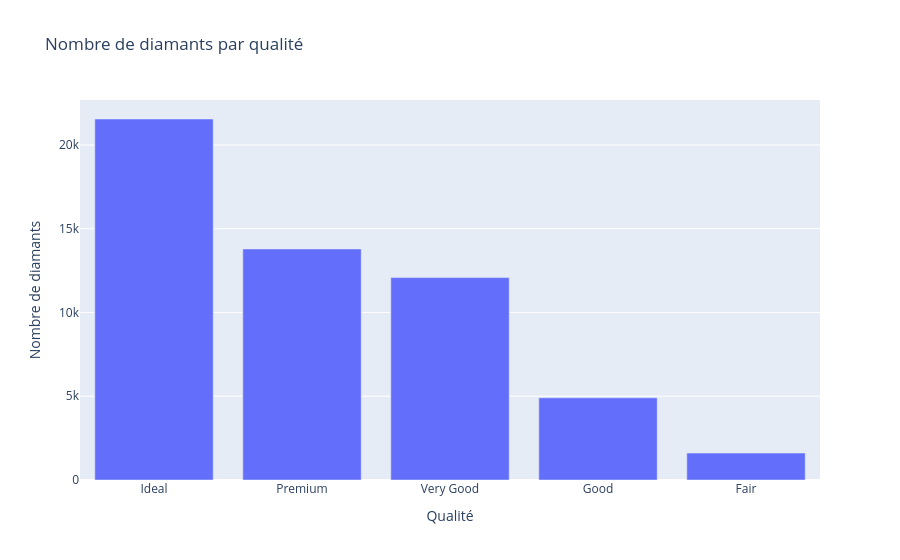

The notebook cell saved with this chart:
### Markdown cell above
### Plotly

### Code cell
cut_counts = data['cut'].value_counts().reset_index()
cut_counts.columns = ['cut', 'count']

fig = px.bar(cut_counts, x='cut', y='count',
             labels={'cut': 'Qualité', 'count': 'Nombre de diamants'},
             title="Nombre de diamants par qualité")
fig.show()

# Graphiques interactifs natifs (info-bulles, zoom, export)
# Syntaxe concise bien qu'un peu plus longue que Seaborn
# Plus lourd que Matplotlib/Seaborn pour du statique mais esthétiquement plus moderne et joli que les autres

### Figure 1 — Plotly figure (JSON) as saved in the notebook; plotly's stock layout.template omitted (floating-point values rounded to 4 significant figures)
{"data": [{"hovertemplate": "Qualité=%{x}<br>Nombre de diamants=%{y}<extra></extra>", "legendgroup": "", "marker": {"color": "#636efa", "pattern": {"shape": ""}}, "name": "", "orientation": "v", "showlegend": false, "textposition": "auto", "type": "bar", "x": ["Ideal", "Premium", "Very Good", "Good", "Fair"], "xaxis": "x", "y": [21551, 13791, 12082, 4906, 1610], "yaxis": "y"}], "layout": {"barmode": "relative", "legend": {"tracegroupgap": 0}, "title": {"text": "Nombre de diamants par qualité"}, "xaxis": {"anchor": "y", "domain": [0, 1], "title": {"text": "Qualité"}}, "yaxis": {"anchor": "x", "domain": [0, 1], "title": {"text": "Nombre de diamants"}}}}
